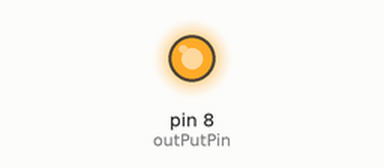
Bench run of a sketch on a simulated Arduino Uno, built with avr-gcc and run on an emulated ATmega328P. Parts: output pins drawn as LEDs (lit = HIGH).

Above: at 0.5 s.
At 4.6 s:
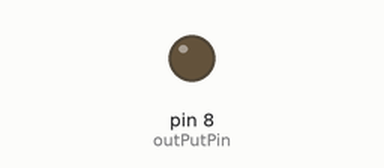
Timing chart, 0 to 6.3 s (numbered marks = the images above):
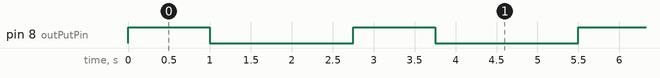

The sketch:

Blink_lights.ino
```cpp
int outPutPin = 8;
int outPutPin2 =13;
int outPutPin3 =7;

void setup() {

  pinMode(outPutPin, OUTPUT);
}


void loop() {
  digitalWrite(outPutPin, HIGH);
  delay(1000);
  digitalWrite(outPutPin, LOW);
  delay(50);

  digitalWrite(outPutPin2, HIGH);
  delay(600);
  digitalWrite(outPutPin2, LOW);
  delay(50);

digitalWrite(outPutPin3, HIGH);
  delay(1000);
  digitalWrite(outPutPin3, LOW);
  delay(50);

}
```

Measured:
- by itself, pin 8 (outPutPin): alternates HIGH for 1.0 s and LOW for 1.8 s
